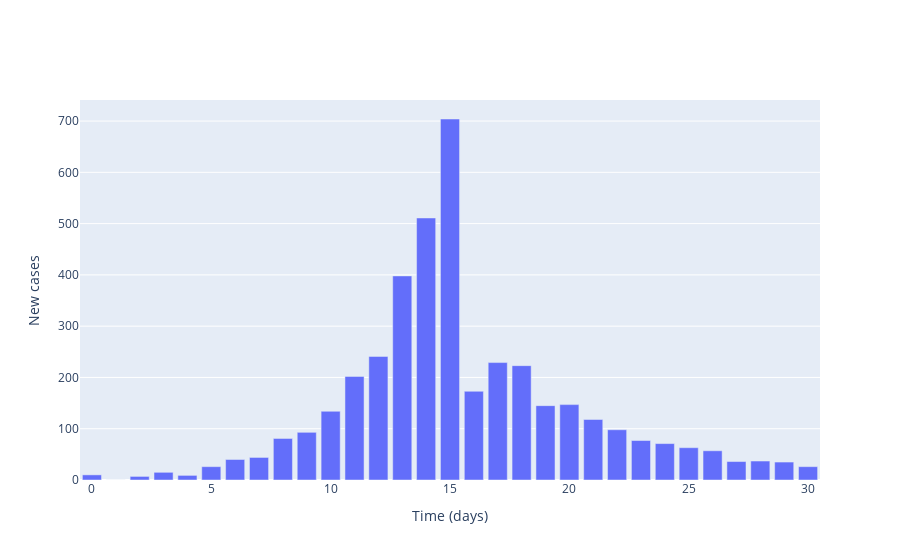

Write notebook code for a chart like this one.
### Code cell
# Plot (bar chart cases each day)
fig = go.Figure()

# Plot of incidences
fig.add_trace(
    go.Bar(
        x=times,
        y=locally_infected_cases,
        name='Incidences'
    )
)

# Add axis labels
fig.update_layout(
    xaxis_title='Time (days)',
    yaxis_title='New cases'
)

fig.show()

### Figure 1 — Plotly figure (JSON) as saved in the notebook; plotly's stock layout.template omitted (floating-point values rounded to 4 significant figures)
{"data": [{"name": "Incidences", "type": "bar", "x": [0, 1, 2, 3, 4, 5, 6, 7, 8, 9, 10, 11, 12, 13, 14, 15, 16, 17, 18, 19, 20, 21, 22, 23, 24, 25, 26, 27, 28, 29, 30], "y": [10, 0, 7, 15, 9, 26, 40, 44, 81, 93, 134, 202, 241, 398, 511, 704, 173, 229, 223, 145, 147, 118, 98, 77, 71, 63, 57, 36, 37, 35, 26]}], "layout": {"xaxis": {"title": {"text": "Time (days)"}}, "yaxis": {"title": {"text": "New cases"}}}}
